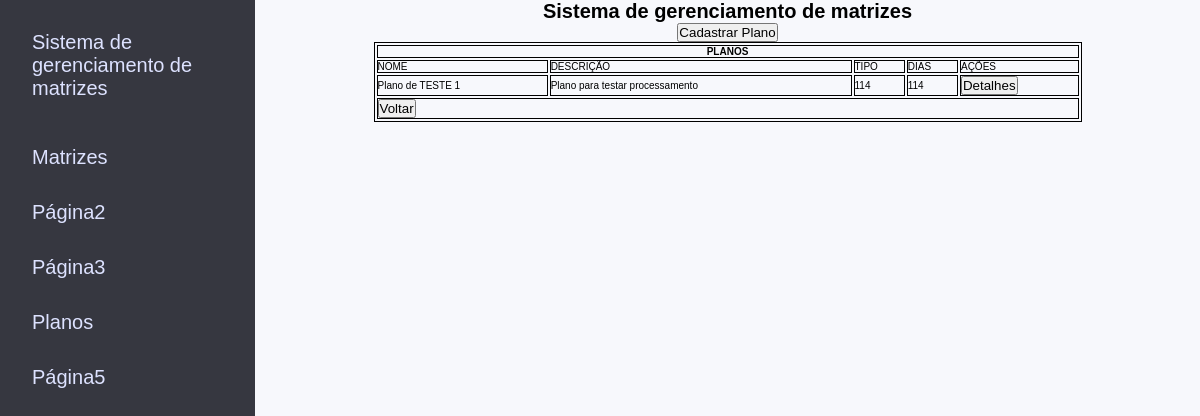
Page /planos.html on the committed database.
### ext/site/model/Plano.py (models this page shows)
class Plano(db.Model):
    __tablename__ = "planos"
    __table_args__ = {'extend_existing': True}
    id = db.Column("id", db.Integer, primary_key=True)
    nome = db.Column("nome", db.String)
    descricao = db.Column("descricao", db.String)
    tipo = db.Column("tipo", db.String)
    quantidadeDias = db.Column("quantidadeDias", db.Integer)
    deleted = db.Column("deleted", db.Boolean, default=False)
    active = db.Column("active", db.Boolean, default=True)

### ext/site/view/planos.py (the view)
@bp_planos.route("/planos.html")
def planos():
        templateData = {
            'title': 'Sistema de gerenciamento de matrizes',
        }
        planos = planosCRUD.consultarPlanos()
        return render_template("main/planos.html", planos=planos, **templateData)

### ext/db/planosCRUD.py (called while the page is built)
def consultarPlanos():  # Read
    try:
        planos = db.session.query(Plano.Plano).all()
        return planos
    except BaseException as e:
        return Response(response=json.dumps("{success: false, message: " + e.args[0] + ", response: null}"), status=501)

### templates/main/planos.html (shortened to what this page needs)
{% extends "base.html" %}
{% block style %}
<link rel="stylesheet" href="../../static/css/matrizes.css">
<link rel="stylesheet" href="../../static/css/styles.css">
<link rel="stylesheet" href="../../static/css/modal.css">
{% endblock %}
{% block main %}
<div class="wrapper">
    <h1>{{ title }}</h1>
    <div class="links">
        <button onclick="mostrarModal()">Cadastrar Plano</button>
    </div>
    <table>
        <th colspan="5">
            PLANOS
        </th>
        <tr>
            <td>NOME</td>
            <td>DESCRIÇÃO</td>
            <td>TIPO</td>
            <td>DIAS</td>
            <td>AÇÕES</td>
        </tr>
        {% for plano in planos %}
        <tr>
            <td>{{plano.nome}}</td>
            <td>{{plano.descricao}}</td>
            <td>{{plano.tipo}}</td>
            <td>{{plano.quantidadeDias}}</td>
            <td><button id="botao" name="botao" value="{{ plano.id }}"
                    onclick="showmodal('{{plano.id}}')">Detalhes</button></td>
        </tr>
        {% endfor %}
        <tr>
            <td colspan="5"><a href="/"><button>Voltar</button></a></td>
        </tr>
    </table>
</div>
{% endblock %}

### static/css/global.css (style rules this page uses)
* { margin: 0; padding: 0; box-sizing: border-box; }
html { font-size: 62.5%; }
a,a:visited { text-decoration: none; color: #DDE2FF; }
body { font-family: 'Mulish', sans-serif; background: #F7F8FC; display: flex; width: 100vw; }

### static/css/matrizes.css (style rules this page uses)
.wrapper { width: 100%; height: 100%; display: flex; align-items: center; justify-content: center; flex-direction: column; }
.wrapper table { width: 80%; margin: 0 auto; border: 1px solid #000; }
th,td,tr { border: 1px solid #000; }

### rows in the picture
Plano: nome "Plano de TESTE 1", descricao "Plano para testar processamento", tipo "114", quantidadeDias "114", {{ plano.id }} 1 (drawn)

### other values in the picture
{{ title }} "Sistema de gerenciamento de matrizes"
